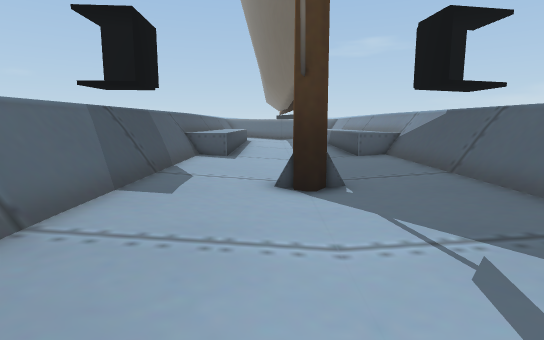
[1] (above)

13 first-person views from a walk through a 3-D level made in the Unity game engine. The camera is 1.5 m above the floor, tilts 8° down and sees 80° across. The floor is counted in squares, 1 m on a side. Each view is taken from the middle of a square. On the plan, view 1 faces up. The plan holds only what a view shows up to about 15 squares ahead; the rest is blank. The place goes on beyond the plan. The player is left out.

[2]
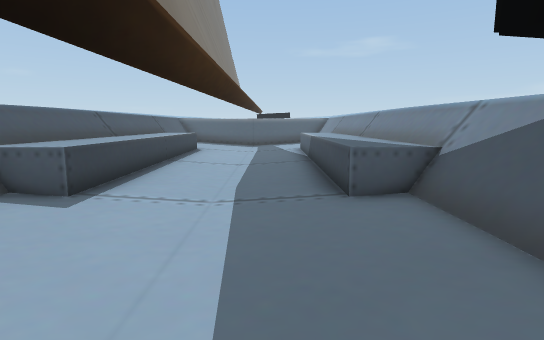

[3]
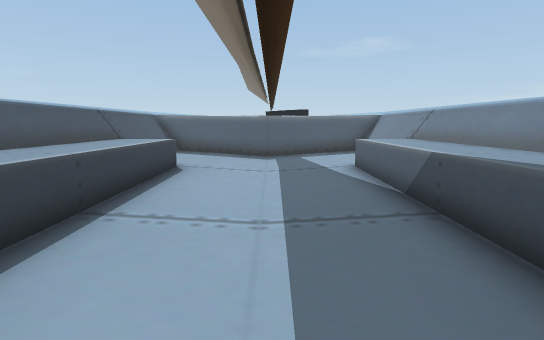

[4]
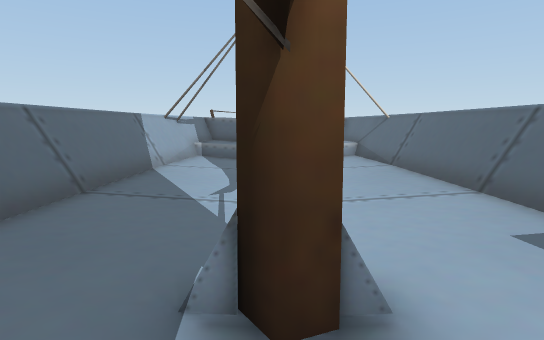

[5]
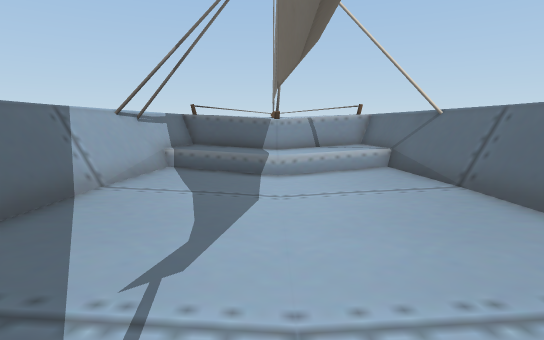

[6]
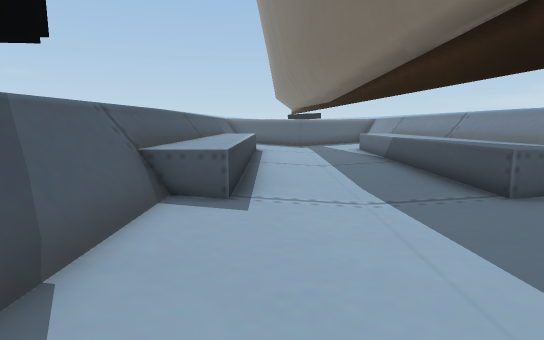

[7]
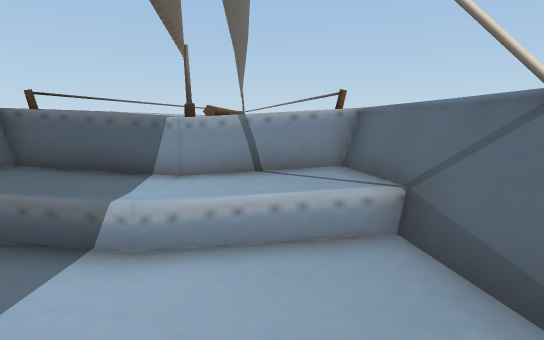

[8]
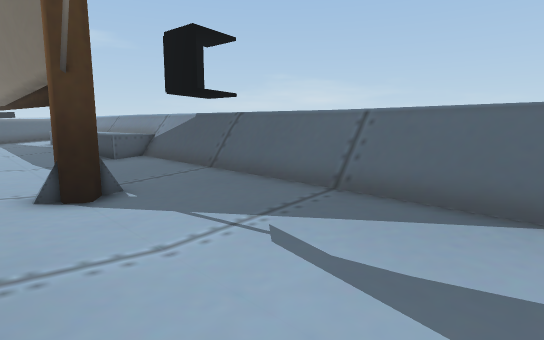

[9]
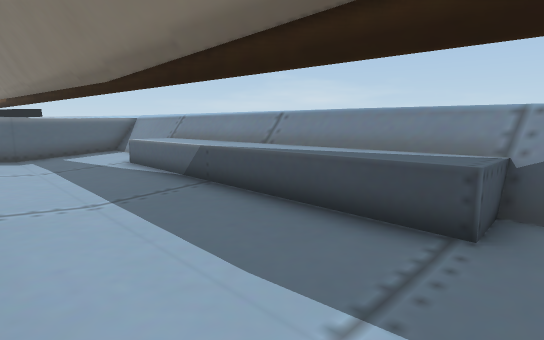

[10]
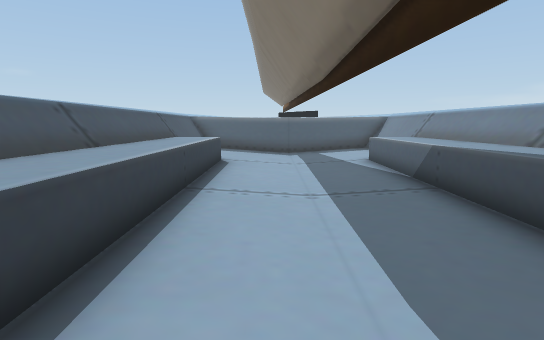

[11]
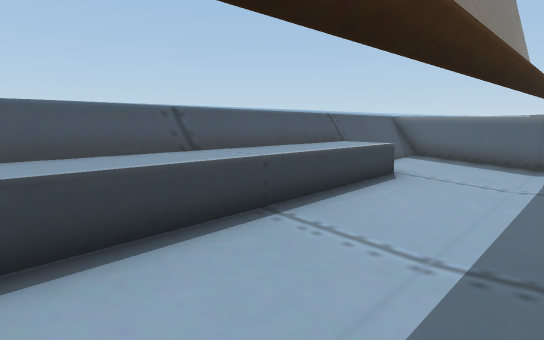

[12]
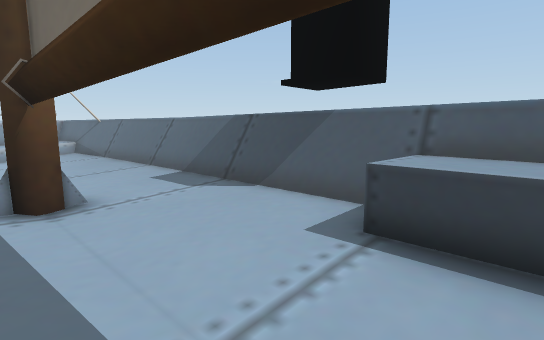

[13]
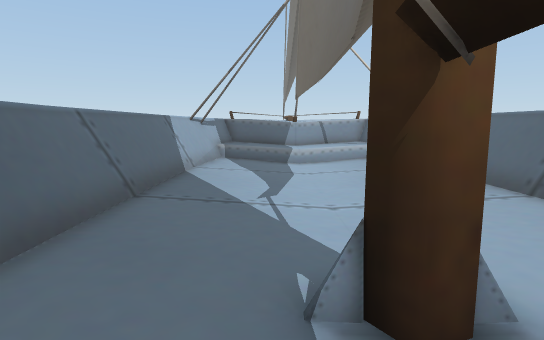

### Floor plan
Key: @ floor where view 1 was taken; # wall or solid block; . main floor; : floor 0.25 m higher than the main floor; - floor 0.25 m lower than the main floor; = window, fence, low wall or low ledge; ^ raised ledge.
Columns run from 4 left of view 1 to 6 right of it. Each row starts with its distance up from view 1.
 30 ^
 29 ^
 28 #^^^^#^^^^#
 27 #=:.....:##
 26 #=:.....:##
 25 #=:.....:##
 24 #=:.....:##
 23 #^^.....^^#
 22 #^^.....^^#
 21 #^^.....^^#
 20 #^^.....^^#
 19 #^^.....^^#
 18 #^^.....^^#
 17 #^^..-..^^#
 16 #^^..-..^^#
 15 #^^..-..^^#
 14 #^^..-..^^#
 13 #^^.--..^##
 12 #=..--...##
 11 #=..---..##
 10 #=..---..##
  9 #=..---..#
  8 #=..---..#
  7 #=.--#-..#
  6 #=.----..#
  5 #=.----..#
  4 #=.-----.#
  3 #=.-----.#
  2 #=.-----.#
  1 #=.-----.#
  0 #=.-@---.#
 -1 #=------.#
 -2 ##.-----.#
 -3 ##.-----.#
 -4  #^^^^^^^#
 -5  #^^^^^^^#
 -6  #^^^^^^##

Positions as (right, up) in squares from view 1, and headings:
1: (0, 0), facing up
2: (2, 7), facing up
3: (1, 14), facing up
4: (1, 10), facing down
5: (1, 6), facing down
6: (-1, 7), facing up
7: (-1, 0), facing down
8: (-1, 0), facing up-right
9: (-1, 12), facing up-right
10: (0, 12), facing up
11: (2, 15), facing up-left
12: (2, 15), facing down-left
13: (2, 10), facing down
